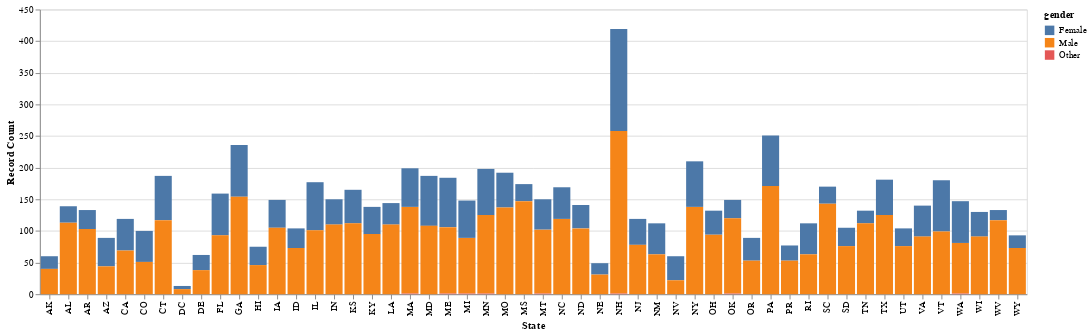

The cell this chart's notebook holds for it:
### Markdown cell above
### 1.1: Initial Plot

First let's build a visualization of gender breakdowns in state legislatures.
Use the following:

- stacked bars per state
- each segment of stacked bar is gender

Your graph should somewhat resemble *imgs/ex1.1.png*.

### Code cell
def states_by_gender_initial(df):

    print(df.shape[0])
    df['count'] = 1
    gender_groupby = df.groupby(['state','gender'])['count'].sum()
    gender_df = gender_groupby.reset_index()
    gender_breakdown = alt.Chart(gender_df).mark_bar().encode(alt.X('state').title('State'), alt.Y('count').title('Record Count'),color='gender')
    
    return gender_breakdown
    
# render chart
states_by_gender_initial(legislators_df())

### Figure 1 — Vega-Lite specification as saved in the notebook (floating-point values rounded to 4 significant figures)
{"config": {"view": {"continuousWidth": 300, "continuousHeight": 300}}, "data": {"name": "data-a2a898806a730e23cc27f6e938ab733a"}, "mark": {"type": "bar"}, "encoding": {"color": {"field": "gender", "type": "nominal"}, "x": {"field": "state", "title": "State", "type": "nominal"}, "y": {"field": "count", "title": "Record Count", "type": "quantitative"}}, "$schema": "https://vega.github.io/schema/vega-lite/v5.20.1.json", "datasets": {"data-a2a898806a730e23cc27f6e938ab733a": [{"state": "AK", "gender": "Female", "count": 20}, {"state": "AK", "gender": "Male", "count": 40}, {"state": "AL", "gender": "Female", "count": 26}, {"state": "AL", "gender": "Male", "count": 113}, {"state": "AR", "gender": "Female", "count": 30}, {"state": "AR", "gender": "Male", "count": 103}, {"state": "AZ", "gender": "Female", "count": 45}, {"state": "AZ", "gender": "Male", "count": 44}, {"state": "CA", "gender": "Female", "count": 50}, {"state": "CA", "gender": "Male", "count": 69}, {"state": "CO", "gender": "Female", "count": 49}, {"state": "CO", "gender": "Male", "count": 51}, {"state": "CT", "gender": "Female", "count": 70}, {"state": "CT", "gender": "Male", "count": 117}, {"state": "DC", "gender": "Female", "count": 5}, {"state": "DC", "gender": "Male", "count": 8}, {"state": "DE", "gender": "Female", "count": 24}, {"state": "DE", "gender": "Male", "count": 38}, {"state": "FL", "gender": "Female", "count": 66}, {"state": "FL", "gender": "Male", "count": 93}, {"state": "GA", "gender": "Female", "count": 82}, {"state": "GA", "gender": "Male", "count": 154}, {"state": "HI", "gender": "Female", "count": 29}, {"state": "HI", "gender": "Male", "count": 46}, {"state": "IA", "gender": "Female", "count": 44}, {"state": "IA", "gender": "Male", "count": 105}, {"state": "ID", "gender": "Female", "count": 31}, {"state": "ID", "gender": "Male", "count": 73}, {"state": "IL", "gender": "Female", "count": 76}, {"state": "IL", "gender": "Male", "count": 101}, {"state": "IN", "gender": "Female", "count": 40}, {"state": "IN", "gender": "Male", "count": 110}, {"state": "KS", "gender": "Female", "count": 53}, {"state": "KS", "gender": "Male", "count": 112}, {"state": "KY", "gender": "Female", "count": 43}, {"state": "KY", "gender": "Male", "count": 95}, {"state": "LA", "gender": "Female", "count": 34}, {"state": "LA", "gender": "Male", "count": 110}, {"state": "MA", "gender": "Female", "count": 61}, {"state": "MA", "gender": "Male", "count": 137}, {"state": "MA", "gender": "Other", "count": 1}, {"state": "MD", "gender": "Female", "count": 79}, {"state": "MD", "gender": "Male", "count": 108}, {"state": "ME", "gender": "Female", "count": 78}, {"state": "ME", "gender": "Male", "count": 105}, {"state": "ME", "gender": "Other", "count": 1}, {"state": "MI", "gender": "Female", "count": 59}, {"state": "MI", "gender": "Male", "count": 88}, {"state": "MI", "gender": "Other", "count": 1}, {"state": "MN", "gender": "Female", "count": 73}, {"state": "MN", "gender": "Male", "count": 124}, {"state": "MN", "gender": "Other", "count": 1}, {"state": "MO", "gender": "Female", "count": 55}, {"state": "MO", "gender": "Male", "count": 137}, {"state": "MS", "gender": "Female", "count": 27}, {"state": "MS", "gender": "Male", "count": 147}, {"state": "MT", "gender": "Female", "count": 48}, {"state": "MT", "gender": "Male", "count": 101}, {"state": "MT", "gender": "Other", "count": 1}, {"state": "NC", "gender": "Female", "count": 50}, {"state": "NC", "gender": "Male", "count": 119}, {"state": "ND", "gender": "Female", "count": 37}, {"state": "ND", "gender": "Male", "count": 104}, {"state": "NE", "gender": "Female", "count": 18}, {"state": "NE", "gender": "Male", "count": 31}, {"state": "NH", "gender": "Female", "count": 161}, {"state": "NH", "gender": "Male", "count": 257}, {"state": "NH", "gender": "Other", "count": 1}, {"state": "NJ", "gender": "Female", "count": 41}, {"state": "NJ", "gender": "Male", "count": 78}, {"state": "NM", "gender": "Female", "count": 49}, {"state": "NM", "gender": "Male", "count": 63}, {"state": "NV", "gender": "Female", "count": 38}, {"state": "NV", "gender": "Male", "count": 22}, {"state": "NY", "gender": "Female", "count": 72}, {"state": "NY", "gender": "Male", "count": 138}, {"state": "OH", "gender": "Female", "count": 38}, {"state": "OH", "gender": "Male", "count": 94}, {"state": "OK", "gender": "Female", "count": 29}, {"state": "OK", "gender": "Male", "count": 119}, {"state": "OK", "gender": "Other", "count": 1}, {"state": "OR", "gender": "Female", "count": 36}, {"state": "OR", "gender": "Male", "count": 53}, {"state": "PA", "gender": "Female", "count": 80}, {"state": "PA", "gender": "Male", "count": 171}, {"state": "PR", "gender": "Female", "count": 24}, {"state": "PR", "gender": "Male", "count": 53}, {"state": "RI", "gender": "Female", "count": 49}, {"state": "RI", "gender": "Male", "count": 63}, {"state": "SC", "gender": "Female", "count": 27}, {"state": "SC", "gender": "Male", "count": 143}, {"state": "SD", "gender": "Female", "count": 29}, {"state": "SD", "gender": "Male", "count": 76}, {"state": "TN", "gender": "Female", "count": 20}, {"state": "TN", "gender": "Male", "count": 112}, {"state": "TX", "gender": "Female", "count": 56}, {"state": "TX", "gender": "Male", "count": 125}, {"state": "UT", "gender": "Female", "count": 28}, {"state": "UT", "gender": "Male", "count": 76}, {"state": "VA", "gender": "Female", "count": 49}, {"state": "VA", "gender": "Male", "count": 91}, {"state": "VT", "gender": "Female", "count": 81}, {"state": "VT", "gender": "Male", "count": 99}, {"state": "WA", "gender": "Female", "count": 66}, {"state": "WA", "gender": "Male", "count": 80}, {"state": "WA", "gender": "Other", "count": 1}, {"state": "WI", "gender": "Female", "count": 39}, {"state": "WI", "gender": "Male", "count": 91}, {"state": "WV", "gender": "Female", "count": 16}, {"state": "WV", "gender": "Male", "count": 117}, {"state": "WY", "gender": "Female", "count": 20}, {"state": "WY", "gender": "Male", "count": 73}]}}
